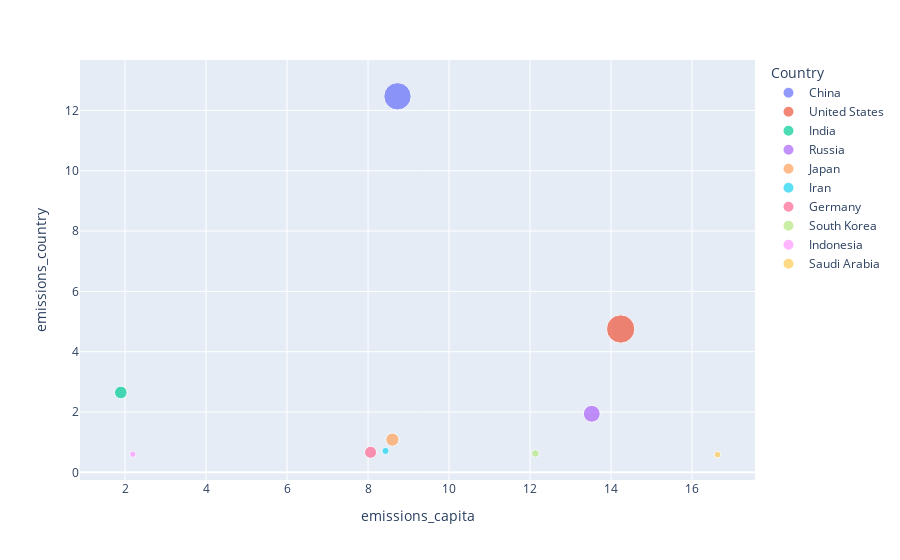

This figure's notebook cell:
### Code cell
import plotly.express as px
fig = px.scatter(data_frame=e, x="emissions_capita",y="emissions_country",color="Country",size="emissions_cumulated")
fig.show()

### Figure 1 — Plotly figure (JSON) as saved in the notebook; plotly's stock layout.template omitted (floating-point values rounded to 4 significant figures)
{"data": [{"hovertemplate": "Country=China<br>emissions_capita=%{x}<br>emissions_country=%{y}<br>emissions_cumulated=%{marker.size}<extra></extra>", "legendgroup": "China", "marker": {"color": "#636efa", "size": [253.4], "sizemode": "area", "sizeref": 0.6765, "symbol": "circle"}, "mode": "markers", "name": "China", "orientation": "v", "showlegend": true, "type": "scatter", "x": [8.727], "xaxis": "x", "y": [12.47], "yaxis": "y"}, {"hovertemplate": "Country=United States<br>emissions_capita=%{x}<br>emissions_country=%{y}<br>emissions_cumulated=%{marker.size}<extra></extra>", "legendgroup": "United States", "marker": {"color": "#EF553B", "size": [270.6], "sizemode": "area", "sizeref": 0.6765, "symbol": "circle"}, "mode": "markers", "name": "United States", "orientation": "v", "showlegend": true, "type": "scatter", "x": [14.24], "xaxis": "x", "y": [4.752], "yaxis": "y"}, {"hovertemplate": "Country=India<br>emissions_capita=%{x}<br>emissions_country=%{y}<br>emissions_cumulated=%{marker.size}<extra></extra>", "legendgroup": "India", "marker": {"color": "#00cc96", "size": [53.94], "sizemode": "area", "sizeref": 0.6765, "symbol": "circle"}, "mode": "markers", "name": "India", "orientation": "v", "showlegend": true, "type": "scatter", "x": [1.895], "xaxis": "x", "y": [2.649], "yaxis": "y"}, {"hovertemplate": "Country=Russia<br>emissions_capita=%{x}<br>emissions_country=%{y}<br>emissions_cumulated=%{marker.size}<extra></extra>", "legendgroup": "Russia", "marker": {"color": "#ab63fa", "size": [96.63], "sizemode": "area", "sizeref": 0.6765, "symbol": "circle"}, "mode": "markers", "name": "Russia", "orientation": "v", "showlegend": true, "type": "scatter", "x": [13.52], "xaxis": "x", "y": [1.943], "yaxis": "y"}, {"hovertemplate": "Country=Japan<br>emissions_capita=%{x}<br>emissions_country=%{y}<br>emissions_cumulated=%{marker.size}<extra></extra>", "legendgroup": "Japan", "marker": {"color": "#FFA15A", "size": [58.98], "sizemode": "area", "sizeref": 0.6765, "symbol": "circle"}, "mode": "markers", "name": "Japan", "orientation": "v", "showlegend": true, "type": "scatter", "x": [8.601], "xaxis": "x", "y": [1.085], "yaxis": "y"}, {"hovertemplate": "Country=Iran<br>emissions_capita=%{x}<br>emissions_country=%{y}<br>emissions_cumulated=%{marker.size}<extra></extra>", "legendgroup": "Iran", "marker": {"color": "#19d3f3", "size": [17.64], "sizemode": "area", "sizeref": 0.6765, "symbol": "circle"}, "mode": "markers", "name": "Iran", "orientation": "v", "showlegend": true, "type": "scatter", "x": [8.431], "xaxis": "x", "y": [0.7108], "yaxis": "y"}, {"hovertemplate": "Country=Germany<br>emissions_capita=%{x}<br>emissions_country=%{y}<br>emissions_cumulated=%{marker.size}<extra></extra>", "legendgroup": "Germany", "marker": {"color": "#FF6692", "size": [49.06], "sizemode": "area", "sizeref": 0.6765, "symbol": "circle"}, "mode": "markers", "name": "Germany", "orientation": "v", "showlegend": true, "type": "scatter", "x": [8.063], "xaxis": "x", "y": [0.6659], "yaxis": "y"}, {"hovertemplate": "Country=South Korea<br>emissions_capita=%{x}<br>emissions_country=%{y}<br>emissions_cumulated=%{marker.size}<extra></extra>", "legendgroup": "South Korea", "marker": {"color": "#B6E880", "size": [19.29], "sizemode": "area", "sizeref": 0.6765, "symbol": "circle"}, "mode": "markers", "name": "South Korea", "orientation": "v", "showlegend": true, "type": "scatter", "x": [12.13], "xaxis": "x", "y": [0.6268], "yaxis": "y"}, {"hovertemplate": "Country=Indonesia<br>emissions_capita=%{x}<br>emissions_country=%{y}<br>emissions_cumulated=%{marker.size}<extra></extra>", "legendgroup": "Indonesia", "marker": {"color": "#FF97FF", "size": [13.92], "sizemode": "area", "sizeref": 0.6765, "symbol": "circle"}, "mode": "markers", "name": "Indonesia", "orientation": "v", "showlegend": true, "type": "scatter", "x": [2.192], "xaxis": "x", "y": [0.6026], "yaxis": "y"}, {"hovertemplate": "Country=Saudi Arabia<br>emissions_capita=%{x}<br>emissions_country=%{y}<br>emissions_cumulated=%{marker.size}<extra></extra>", "legendgroup": "Saudi Arabia", "marker": {"color": "#FECB52", "size": [14.95], "sizemode": "area", "sizeref": 0.6765, "symbol": "circle"}, "mode": "markers", "name": "Saudi Arabia", "orientation": "v", "showlegend": true, "type": "scatter", "x": [16.63], "xaxis": "x", "y": [0.5864], "yaxis": "y"}], "layout": {"legend": {"itemsizing": "constant", "title": {"text": "Country"}, "tracegroupgap": 0}, "margin": {"t": 60}, "xaxis": {"anchor": "y", "domain": [0, 1], "title": {"text": "emissions_capita"}}, "yaxis": {"anchor": "x", "domain": [0, 1], "title": {"text": "emissions_country"}}}}
